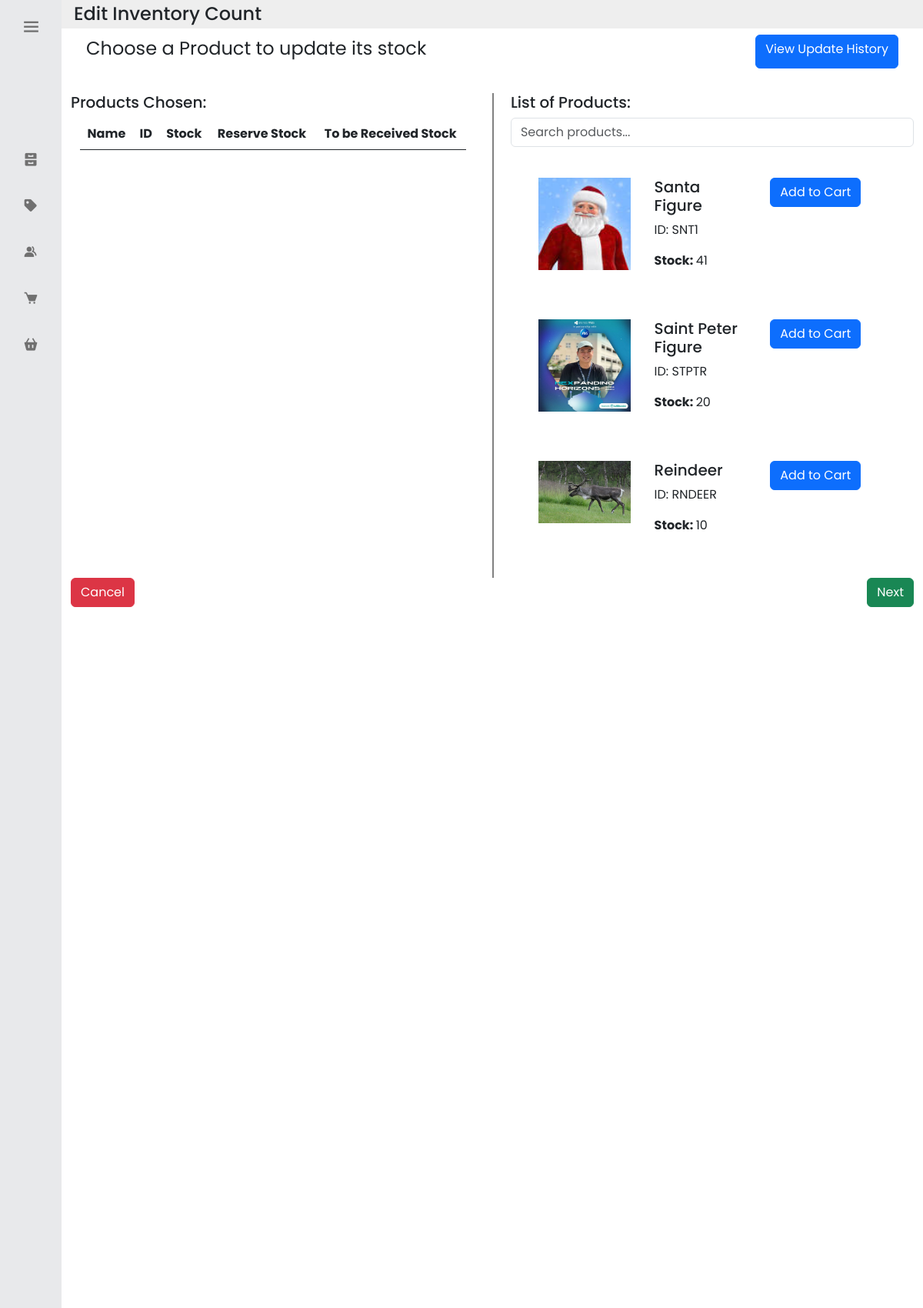
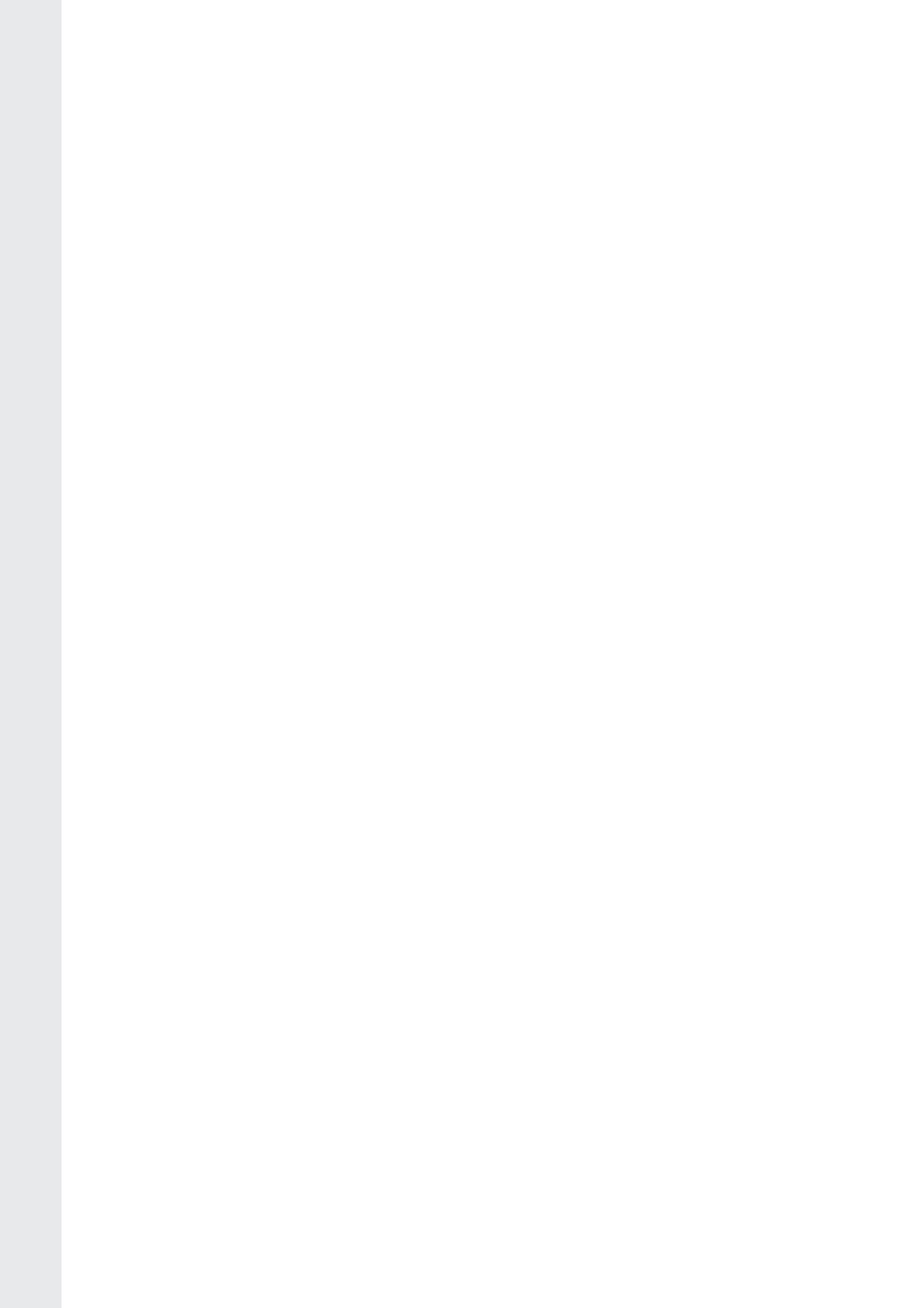
Screenshot of /edit_count (signed in, upper part) with the database file from the repository (2 pictures, top to bottom).
### inventoryapp/models.py (models this page shows, shortened)
class Product(models.Model):
    Product_ID = models.AutoField(primary_key=True)
    EAS_Product_ID = models.CharField(max_length=32, unique=True)
    Name = models.CharField(max_length=64)
    Picture = models.ImageField(null=True, blank=True, upload_to='product_images/', )
    SKU = models.CharField(max_length=32)
    Price = models.DecimalField(max_digits=7, decimal_places=2, validators=[MinValueValidator(0)])
    Actual_Inventory_Count = models.PositiveIntegerField(validators =[MaxValueValidator(99999)])
    Reserved_Inventory_Count = models.PositiveIntegerField(validators =[MaxValueValidator(99999)], default = 0)
    To_Be_Received_Inventory_Count = models.PositiveIntegerField(validators =[MaxValueValidator(99999)], default = 0)
    Visibility = models.BooleanField(default=True)
    Product_Low_Stock_Threshold = models.PositiveIntegerField(validators =[MaxValueValidator(99999)], null=True, blank=True)
    Product_Stock_Status = models.CharField(max_length=16)
    Category = models.ForeignKey("Category", on_delete=models.PROTECT)

### inventoryapp/views.py (the view)
# urls.py: path('edit_count', views.edit_count, name='edit_count'),
@login_required
def edit_count(request):
    products = Product.objects.all()
    if request.method == 'POST':
            cEdit_account = request.POST.get('account')
            cEdit_account = get_object_or_404(Account,pk=cEdit_account)
            for key in request.POST.keys():
                if key.startswith('updated_count_'):
                    product_pk = key.split('_')[-1]
                    updated_count = request.POST[key]
                    image_report= request.FILES.get(f'image_report_{product_pk}')
                    text_report = request.POST.get(f'text_report_{product_pk}')
                    product = Product.objects.get(Product_ID=product_pk)
                    initial_count = product.Actual_Inventory_Count
                    product.Actual_Inventory_Count = int(updated_count)
                    if product.Product_Low_Stock_Threshold:
                        if int(product.Actual_Inventory_Count) == 0:
                            product.Product_Stock_Status = 'No Stock'
                        elif int(product.Actual_Inventory_Count) <= int(product.Product_Low_Stock_Threshold):
                            product.Product_Stock_Status = 'Low Stock'
                        else:
                            product.Product_Stock_Status = 'Regular Stock'
                    else:
                        if int(product.Actual_Inventory_Count) == 0:
                            product.Product_Stock_Status = 'No Stock'
                        elif int(product.Actual_Inventory_Count) <= int(product.Category.Category_Product_Low_Stock_Threshold):
                            product.Product_Stock_Status = 'Low Stock'
                        else:
                            product.Product_Stock_Status = 'Regular Stock'
                    product.save()
                    current_date = timezone.now()
                    Count_Edit_History.objects.create(
                        Date_Updated = current_date,
                        Initial_Inventory_Count = initial_count,
                        Updated_Inventory_Count = updated_count,
                        Image_Report = image_report,
                        Text_Report = text_report,
                        Product_ID = product,
                        Account_ID = cEdit_account
                    )
            messages.success(request, "Product count succesfully updated")
            return redirect('current_inventory')
    else:
        return render(request, 'inventoryapp/edit_count.html', {'products': products})

### inventoryapp/models.py (called while the page is built)
    def __str__(self):
        return str(self.user)

### inventoryapp/templates/inventoryapp/edit_count.html (shortened to what this page needs)
{% extends 'inventoryapp/base.html' %}
{% load static %}
{% block content %}
<head>
    <link rel="stylesheet" href="https://cdnjs.cloudflare.com/ajax/libs/twitter-bootstrap/5.3.0/css/bootstrap.min.css">
    <link rel="stylesheet" href="https://cdn.datatables.net/2.0.0/css/dataTables.bootstrap5.css">
</head>
<body class="bg-light">
    <div class="container-fluid">
        <div class="row p-1" style="background-color: #eee;">
            <div class="col-md-auto d-flex align-items-center">
                <h4 class="m-0 mr-3">Edit Inventory Count </h4>
            </div>
        </div>
        <form method="POST" enctype="multipart/form-data" id="editCountForm">
            <div id="step1">
                <div class="row m-2">
                    <div class="col d-flex align-items-center">
                        <legend>Choose a Product to update its stock</legend>
                    </div>
                    <div class="col d-flex justify-content-end">
                        <a href="{% url 'inventory_update_history' %}" class="btn btn-primary">View Update History</a>
                    </div>
                </div>
                <fieldset>
                    <div class="row mt-4">
                        <div class="d-flex justify-content-center">
                            <div class="col-md-6" style="padding-right: 2%; overflow-y: auto; height: 630px;">
                                <h5>Products Chosen:</h5>
                                <div class="container mt-2">
                                    <div class="table-responsive">
                                        <table class="table table-borderless text-center" id="PO_products">
                                            <thead class="border-bottom border-dark">
                                                <tr>
                                                    <th>Name</th>
                                                    <th>ID</th>
                                                    <th>Stock</th>
                                                    <th>Reserve Stock</th>
                                                    <th>To be Received Stock</th>
                                                </tr>
                                            </thead>
                                        </table>
                                    </div>
                                </div>
                            </div>
                            <div class="col-md-6" style="border-left: 2px solid gray; padding-left: 2%;">
                                <div class="row mb-3">
                                    <h5>List of Products:</h5>
                                    <div class="input-group mb-4 mr-3">
                                        <input type="text" class="form-control" id="search-input"
                                            placeholder="Search products..." aria-label="Search products"
                                            aria-describedby="search-button">
                                    </div>
                                </div>
                                <div class="row mx-4" id="product-list" style="overflow-y: auto; height: 520px;">
                                    {% for p in products %}
                                    <div class="row mb-5 product-item" data-id="{{ p.EAS_Product_ID }}">
                                        <div class="col">
                                            {% if p.Picture %}
                                            <img src="{{ p.Picture.url }}" width="120" class="mr-3">
                                            {% endif %}
                                        </div>
                                        <div class="col">
                                            <h5>{{ p.Name }}</h5>
                                            <p>ID: {{ p.EAS_Product_ID }}</p>
                                            <p><strong>Stock: </strong><span class="product_count">{{ p.Actual_Inventory_Count }}</span></p>
                                        </div>
                                        <div class="col">
                                            <button type="button" class="btn btn-primary add-to-cart" data-name="{{ p.Name }}">Add to Cart</button>
                                        </div>
                                    </div>
                                    {% endfor %}
                                </div>
                            </div>
                        </div>
                    </div>
                    <div class="row mb-3">
                        <div class="col">
                            <a href="#" class="btn btn-danger" onclick="showCancelWarningModal()">Cancel</a>
                        </div>
                        <div class="col text-end">
                            <button type="button" class="btn btn-success" onclick="validateQuantityAndNext()">Next</button>
                        </div>
                    </div>
                </fieldset>
            </div>
        </form>
    </div>
</body>
{% endblock %}

### inventoryapp/static/base.css (style rules this page uses)
* { font-family: 'Poppins', sans-serif; margin: 0; padding: 0; box-sizing: border-box; }
:root { --body-color: #fff; --sidebar-color: #e8e9eb; --primary-color: #970101; --primary-color-light: #800080; --toggle-color: #ddd; --text-color: #707070; --tran-02: all 0.2s ease; --tran-03: all 0.3s ease; --tran-04: all 0.4s ease; --tran-05: all 0.5s ease; }

### rows the page displays
Product: Picture (picture), Name "Santa Figure", EAS_Product_ID "SNT1", Actual_Inventory_Count "41"
Product: Picture (picture), Name "Saint Peter Figure", EAS_Product_ID "STPTR", Actual_Inventory_Count "20"
Product: Picture (picture), Name "Reindeer", EAS_Product_ID "RNDEER", Actual_Inventory_Count "10"
